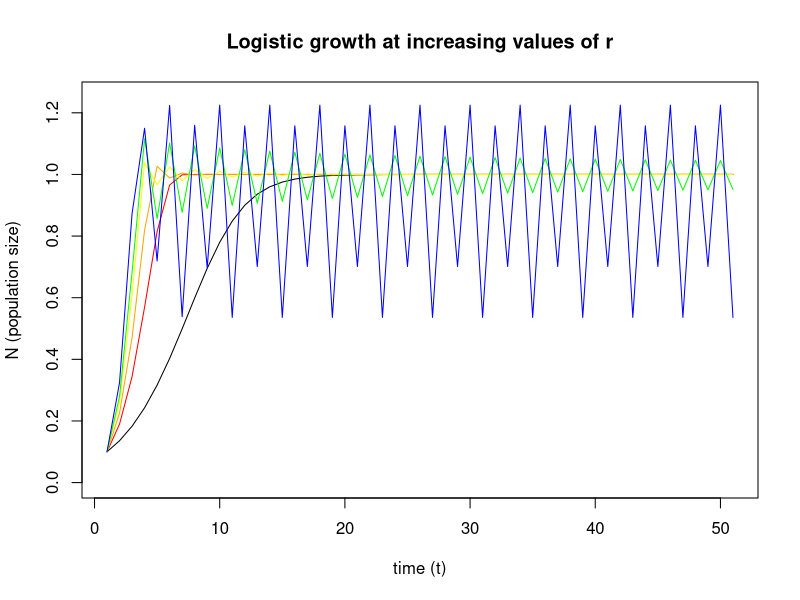
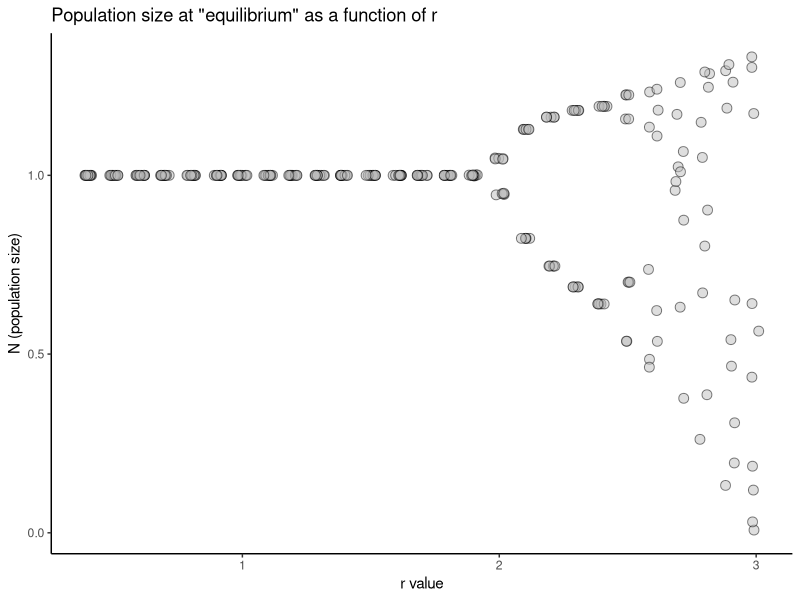
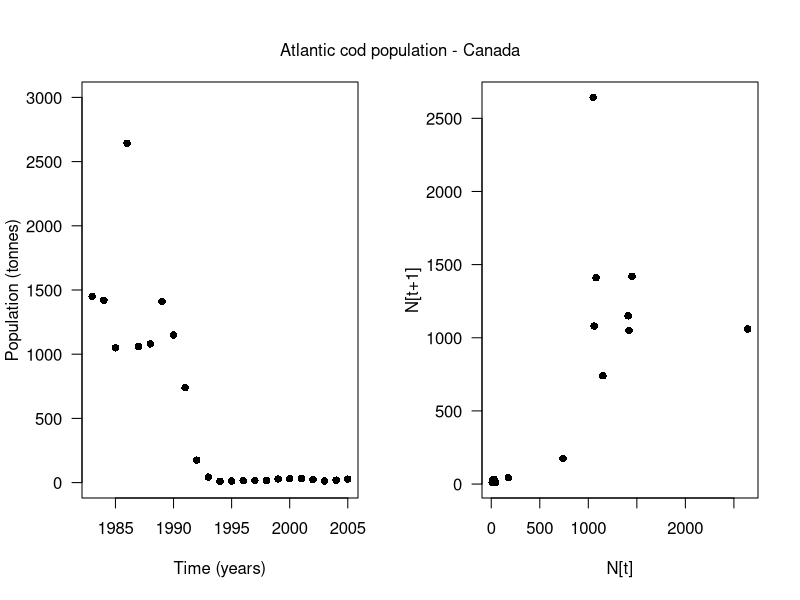

Write the R code that produced these figures, in order.
## ---- chunk 1
knitr::opts_chunk$set(echo = TRUE)
## ---- chunk 2
plot_log_growth <- function(r, max_time = 50, K = 1, FUN = points, 
                            color = "black"){
  # initialize vector
  N <- vector('numeric',length = max_time)
  N[1] <- 0.1
  # iterate model
  for (t in 1:max_time){
    N[t+1] <- N[t] + r*N[t]*(1 - N[t]/K)
  }
  # plot N over time
  FUN(N, type = 'l', ylim = c(0, 1.25), col = color, 
      main = "Logistic growth at increasing values of r", xlab = "time (t)",
      ylab = "N (population size)")
}
# plot a bunch of different growth curves at increasing values of r
plot_log_growth(r = 0.4, FUN = plot)
plot_log_growth(r = 1, color = "red")
plot_log_growth(r = 1.4, color = "orange")
plot_log_growth(r = 1.8, color = "yellow")
plot_log_growth(r = 2.0, color = "green")
plot_log_growth(r = 2.5, color = "blue")
## ---- chunk 3
max_time <- 50
K <- 1

n_vals <- NULL
r_vals <- NULL
for (r in seq(from = 0.4, to = 3, by = .1)){
  # initialize vector
  N <- vector('numeric',length = max_time)
  N[1] <- 0.1
  # iterate model
  for (t in 1:max_time){
    N[t+1] <- N[t] + r*N[t]*(1 - N[t]/K)
  }
  # save only the final 10 years and the corresponding r values
  n_vals <- c(n_vals, N[(max_time-9):max_time])
  r_vals <- c(r_vals, rep(r, 10))
}

vals <- as.data.frame(cbind(r_vals, n_vals))

# load ggplot2 library to run ggplot()
library(ggplot2)

ggplot(vals, aes(x = r_vals, y = n_vals)) +
  geom_jitter(mapping = aes(x = r_vals, y = n_vals), fill = "grey", 
        alpha = 0.5, size = 3, pch = 21, color = "black", width = 0.02) +
  theme_classic() + 
  labs(x = "r value", y = "N (population size)", 
       title = "Population size at \"equilibrium\" as a function of r")
## ---- chunk 4
cod_pop <- c(1450, 1420, 1050, 2643, 1060, 1080, 1410, 1150, 740, 175, 43, 10, 
             12, 15, 16, 16, 28, 30, 32, 23, 12, 19, 27)
years <- c(1983, 1984, 1985, 1986, 1987, 1988, 1989, 1990, 1991, 1992, 
           1993, 1994, 1995, 1996, 1997, 1998, 1999, 2000, 2001, 2002, 2003, 
           2004, 2005)

par(mfrow = c(1, 2))
plot(years, cod_pop, ylim = c(0, 3000), las = 1, ylab = 'Population (tonnes)', 
     xlab='Time (years)', pch = 16)
plot(cod_pop[1:(length(cod_pop) - 1)], cod_pop[2:length(cod_pop)], 
     ylab = 'N[t+1]', xlab = 'N[t]', las = 1, pch = 16)
mtext(text = 'Atlantic cod population - Canada', side = 3, line = -3, 
      outer = TRUE)
## ---- chunk 5
# use a curve fitting package
# exponential equation to

# bev_holt <- function(n, a, b) {
#   (a * n) / (1 + (b * n))
# }
# 
# fitPool <- nls(y ~ bev_holt(n, a, b), data = newDF,
#                start = list(Topt=25,Tmax=35,Ymax=2.5))
# 
# nls(ratio ~ SSasymp(week, yf, y0, log_k), data = .))
# 
# formula = y ~ SSasymp(n, a, b)
# 
# 
# 
# 
# ggplot(dat, aes(x = week, y = ratio)) +
#   FUN(mapping = aes(x = week, y = ratio, fill = leg),
#       alpha = 0.5, size = 3, pch = 21,  color = "black", width = 0.05) +
#   geom_smooth(method = "nls", formula = y ~ SSasymp(x, yf, y0, log_k),
#               data = dat,
#               se = FALSE,
#               aes(color = leg), show.legend = FALSE)



